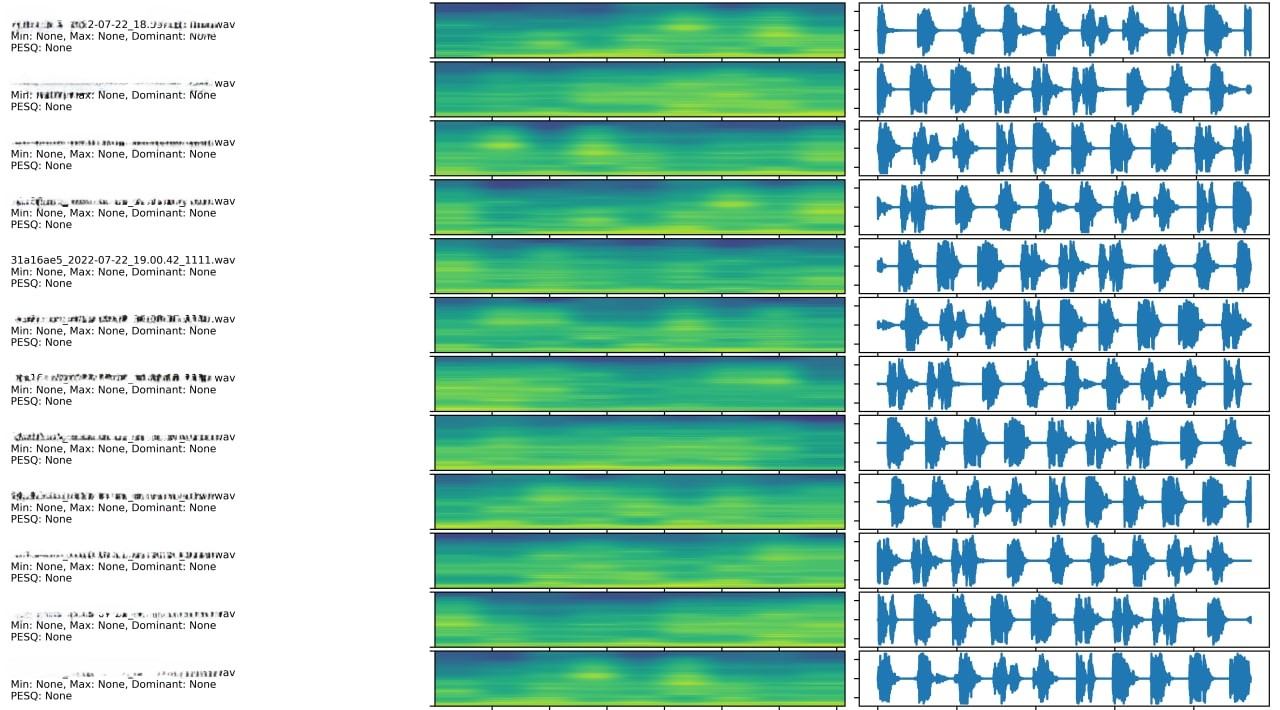
#> input picture Audio/spectrogram_sample.jpg, 1280 x 710 px; its folder holds only this picture in this run
$ python -i QAImages.py   (imports and definitions only)
#> lines starting #> are read from the running program, lines starting #| are printed output that depends on the picture
import os
from threading import Thread
from Appium_Ops import Appium_Ops
import cv2
import numpy as np
import numexpr as ne
from QAColors import color_boundaries, RGBA


"""
import numpy as np
from robot.libraries.BuiltIn import BuiltIn
from PIL import Image
"""

ROBOT_LIBRARY_VERSION = float
ROBOT_LIBRARY_SCOPE = 'GLOBAL'

def detect_color(path):
    '''
    Each boundary shall be BGR instead of RGB
    # REDACTED

    '''
#> called with path = '../Audio/spectrogram_sample.jpg'

    image = cv2.imread(path)
#> image is the input picture: shape (710, 1280, 3); mean B, G, R 195.6, 205.4, 165.4
    image = cv2.resize(image, (0, 0), fx=0.3, fy=0.3)
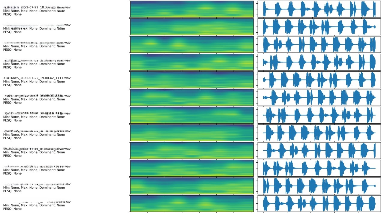
#> image: shape (213, 384, 3); mean B, G, R 195.5, 205.4, 165.4

    for (lower, upper) in color_boundaries.values():
        lower.reverse()
        upper.reverse()

        lower = np.array(lower, dtype = "uint8")
        upper = np.array(upper, dtype = "uint8")

        mask = cv2.inRange(image, lower, upper)
        output = cv2.bitwise_and(image, image, mask = mask)
	    # show the images
        cv2.imshow("images", np.hstack([image, output]))
        cv2.waitKey(0)

# [26 lines left out: functions preprocess_image, bincount_numexpr_app, not called in this run]

def save_img(filename, file):
    cv2.imwrite(filename, file)

def color_difference(color1, color2) -> int:
    """ calculate the difference between two colors as sum of per-channel differences """
    return sum([abs(component1-component2) for component1, component2 in zip(color1, color2)])

# [29 lines left out: function detect_color_in_bounds, not called in this run]

#> (the run stopped early here; a loop or call above may not have finished)
